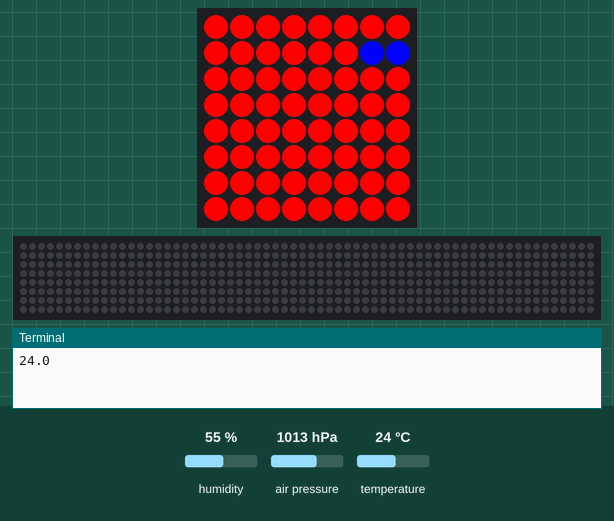
Recording of a program running on a simulated Raspberry Pi (BCM pin numbers) with a Sense HAT. Parts: the Sense HAT's 8×8 RGB LED matrix, a strip that is not on the board, showing the scrolling text unrolled, the last lines printed to the terminal. The inputs (shaded band) are chosen by the test bench; at power-on: humidity 55 %, air pressure 1013 hPa, temperature 24 °C. The 64×8 strip is a reading aid, not a part: it shows the text the matrix is scrolling, unrolled, one strip-width of it at a time. At 36.0 s the program stops and its outputs stay as they are.

Above: at 0.27 s.
At 8.3 s:
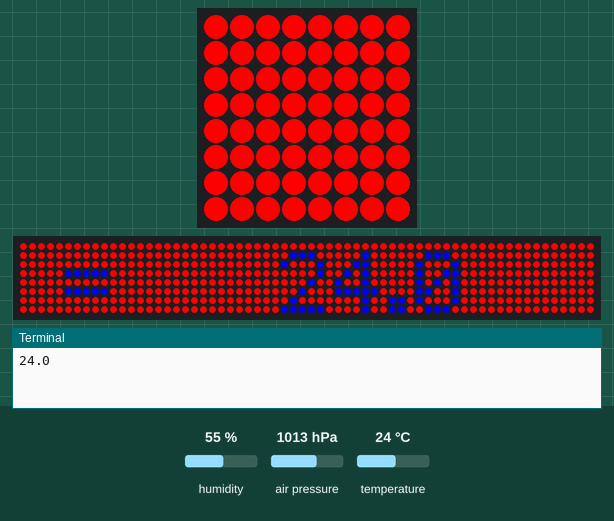
At 12.4 s:
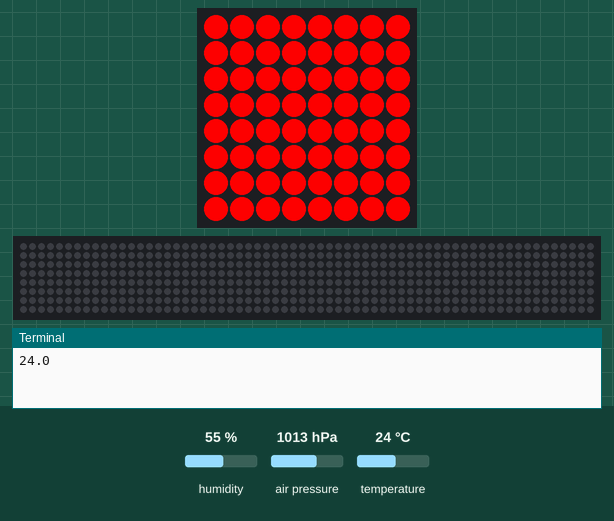
At 20.4 s:
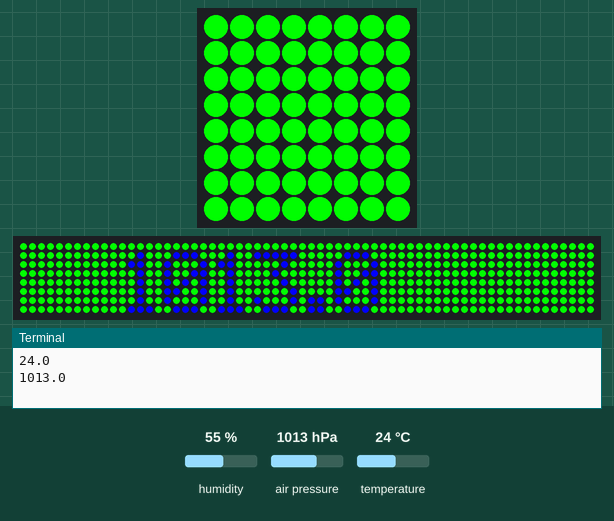
At 24.7 s:
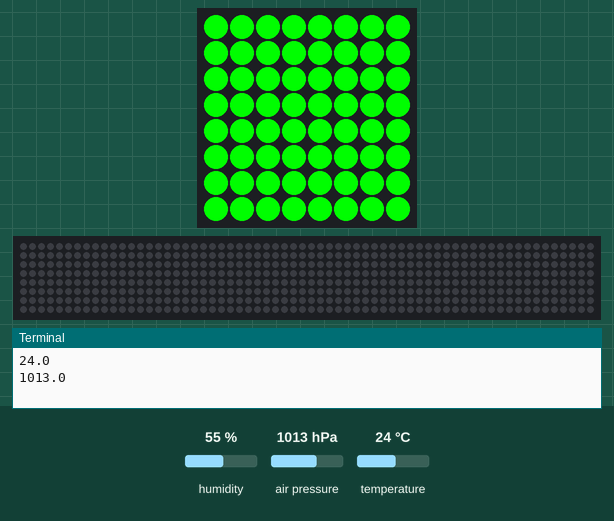
At 32.0 s:
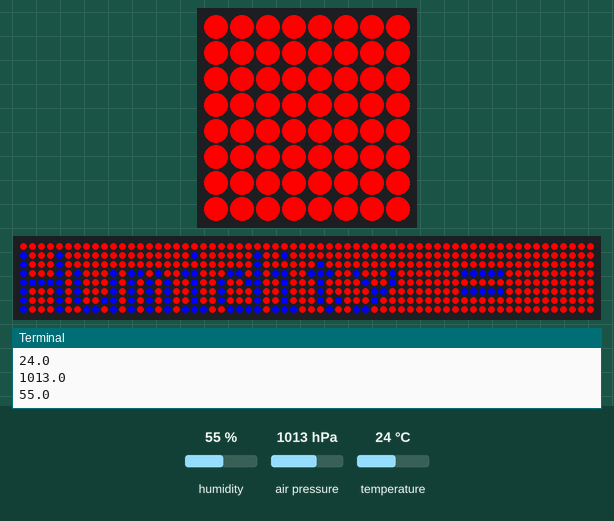

Measured:
- what the display in image 1 shows lasts 1.2 s, from 8.3 s to 9.5 s
- what the display in image 2 shows lasts 1.0 s, from 12.3 s to 13.3 s
- what the display in image 3 shows lasts 0.7 s, from 20.4 s to 21.1 s
- what the display in image 5 shows lasts 0.8 s, from 31.9 s to 32.7 s

The program:

sensors.py
```python
from sense_hat import SenseHat

sense = SenseHat()

from time import sleep

p = sense.get_pressure()
t = sense.get_temperature()
h = sense.get_humidity()

r = (255, 0, 0)
g = (0, 255, 0)

if t > 18  and t < 21:
    bg = g
else:
    bg = r

if p >979 and p < 1027:
    bg1 = g
else:
    bg1 = r
if h > 20 and h < 50:
    bg2 = g
else:
    bg2 = r

t = str(round(t, 1))
p = str(round(p, 1))
h = str(round(h, 1))

color = (0, 0, 255)

print(t)
sense.show_message("Tempreature =" + "   " + t , scroll_speed = 0.1, back_colour = bg, text_colour = color)
sleep(1)
print(p)
sense.show_message("Preasure =" + "   " + p , scroll_speed = 0.1, back_colour = bg1, text_colour = color)
sleep(1)
print(h)
sense.show_message("Humidity =" + "   " + h , scroll_speed = 0.1, back_colour = bg2, text_colour = color)
sense.clear()
```
